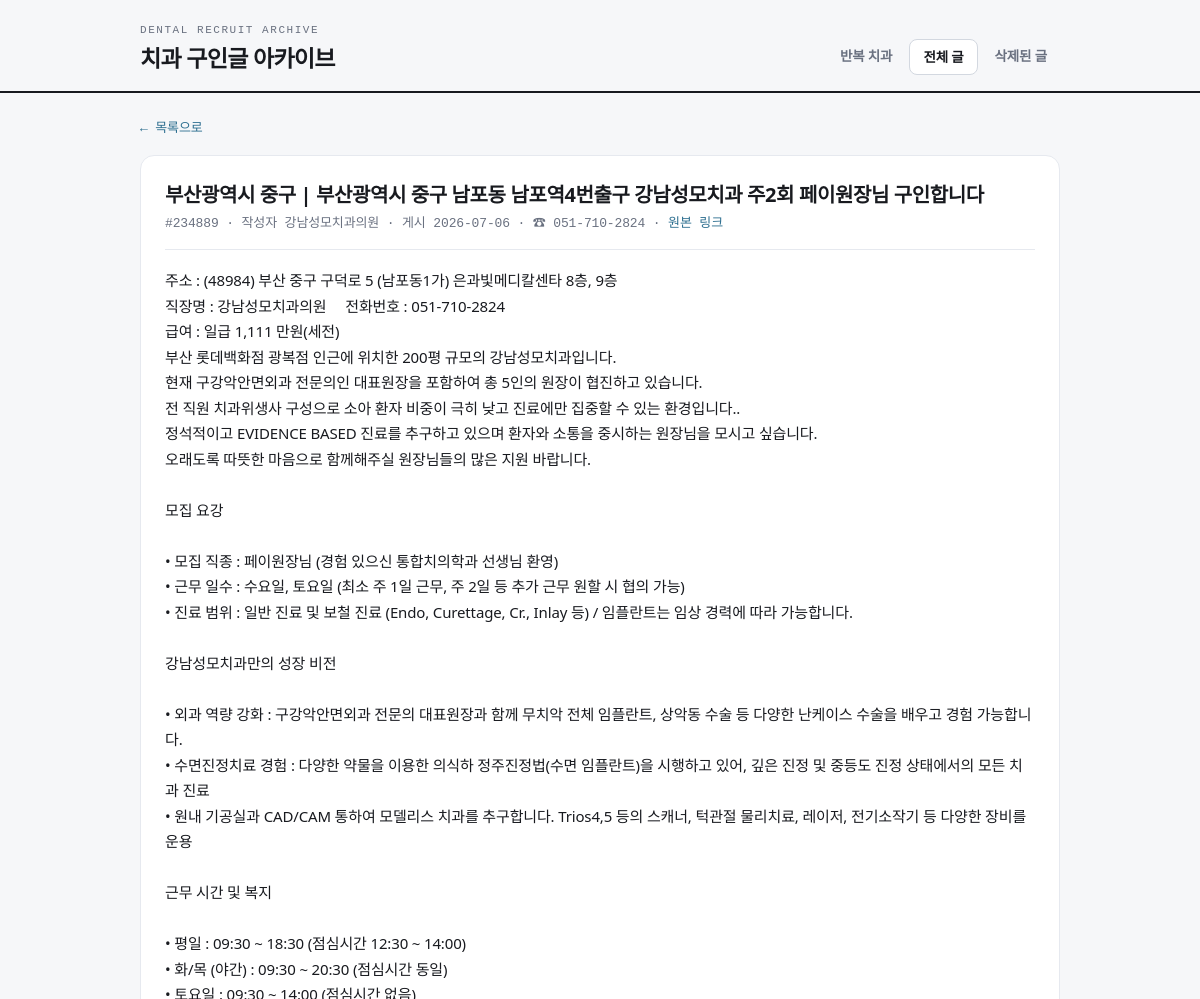
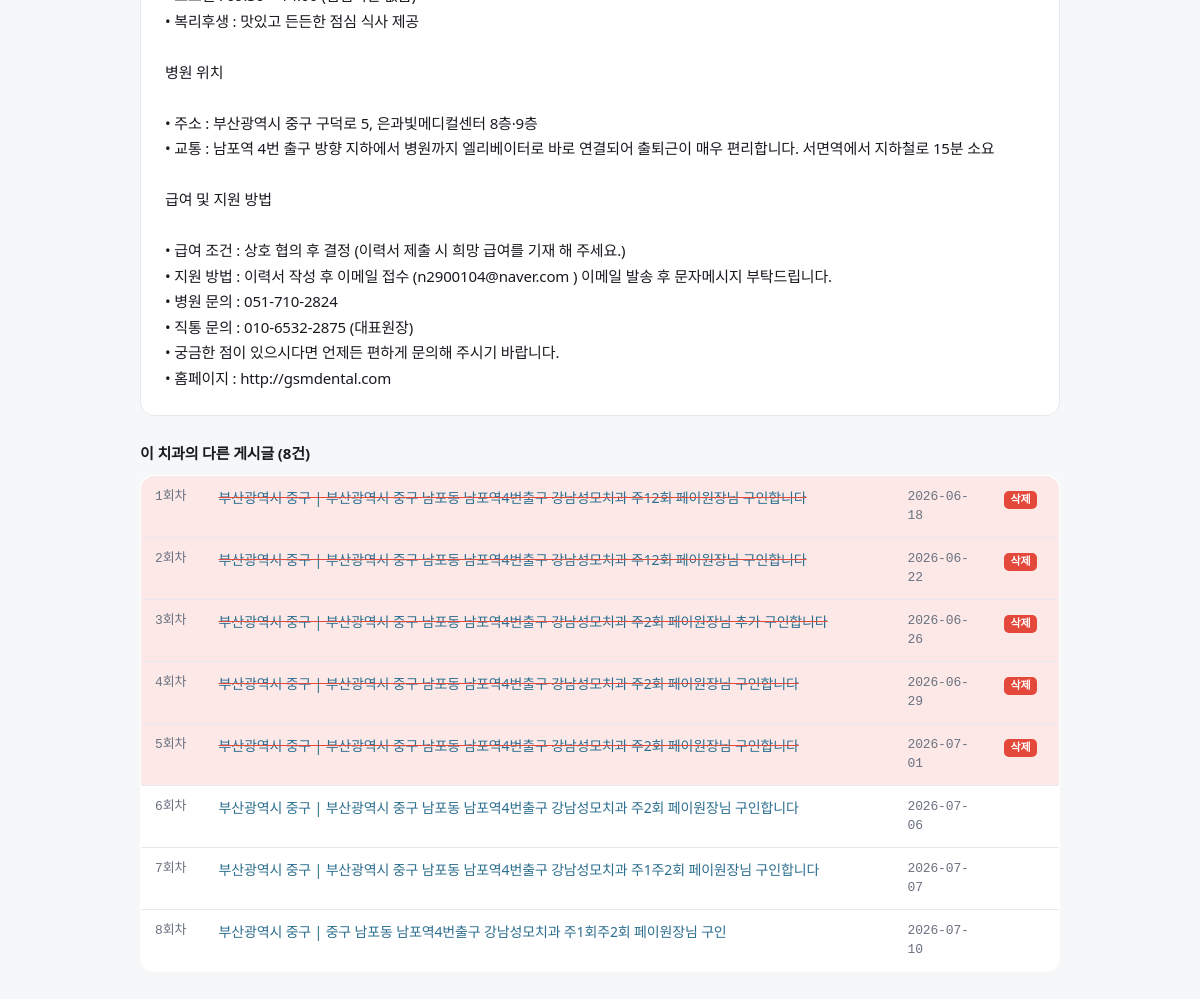
Before: /post/234889 with the older database file (2 pictures, top to bottom).
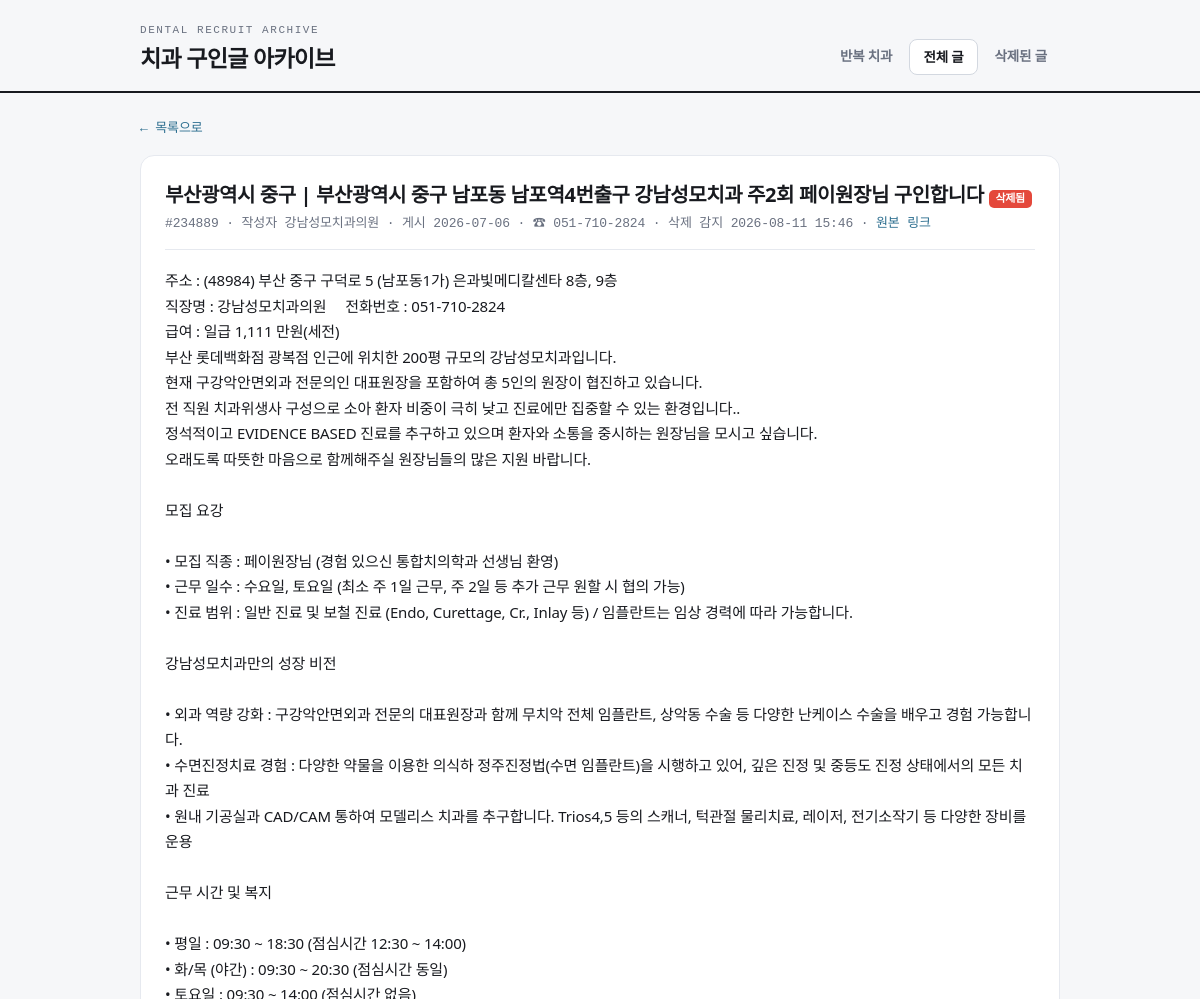
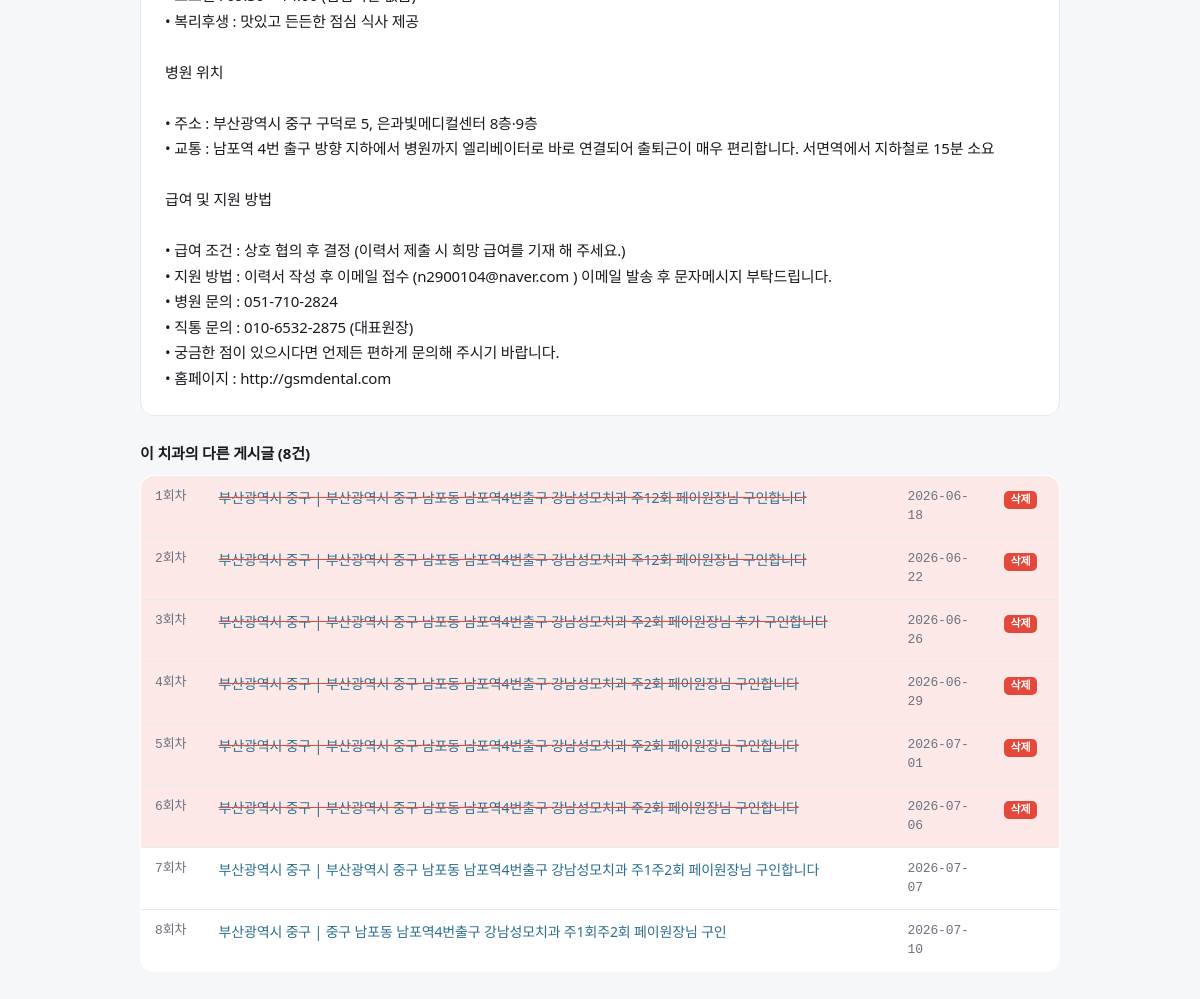
After: the same page with the newer database file (2 pictures, top to bottom).
### tables this page shows
CREATE TABLE posts (
    no            INTEGER PRIMARY KEY,   -- 게시판 글 번호 (고유)
    category      TEXT,                  -- 구분: 구인 / 구직 / 양도
    title         TEXT,
    author        TEXT,
    posted_raw    TEXT,                  -- 게시판이 보여주는 날짜 원문
    posted_at     TEXT,                  -- 파싱한 ISO 날짜 (가능한 경우)
    views         INTEGER,
    url           TEXT,
    content       TEXT,                  -- 상세 본문
    phone         TEXT,                  -- 본문에서 추출한 대표 전화번호(숫자만)
    phone_display TEXT,                  -- 보기용 전화번호
    clinic_key    TEXT,                  -- 치과 식별키 (전화 우선, 없으면 제목 시그니처)
    key_kind      TEXT,                  -- 'phone' | 'title' | 'author'
    title_sig     TEXT,                  -- 제목 정규화 시그니처
    first_seen    TEXT,                  -- 우리 크롤러가 처음 발견한 시각
    last_seen     TEXT,                  -- 살아있는 것으로 마지막 확인한 시각
    is_deleted    INTEGER DEFAULT 0,     -- 삭제 감지 여부
    deleted_at    TEXT                   -- 삭제 감지 시각
);

### app.py (the view)
@app.route("/post/<int:no>")
def post_detail(no):
    with db.get_db() as conn:
        row = db.get_post(conn, no)
    if not row:
        abort(404)
    siblings = []
    for g in analyze.clinic_groups(min_posts=1, include_singletons=True):
        if g["key"] == row["clinic_key"]:
            siblings = g["posts"]
            break
    return render_template("post_detail.html", p=row, siblings=siblings)

### analyze.py (called while the page is built)
def _order_ts(p):
    return p.get("posted_at") or p.get("first_seen") or ""

### app.py (called while the page is built)
@app.template_filter("shortdt")
def shortdt(s):
    if not s:
        return "-"
    return str(s).replace("T", " ")[:16]

### db.py (called while the page is built)
@contextmanager
def get_db():
    conn = sqlite3.connect(config.DB_PATH)
    conn.row_factory = sqlite3.Row
    try:
        yield conn
        conn.commit()
    finally:
        conn.close()

def get_post(conn, no):
    row = conn.execute("SELECT * FROM posts WHERE no=?", (no,)).fetchone()
    return dict(row) if row else None

### templates/post_detail.html (shortened to what this page needs)
{% extends "base.html" %}
{% set active = 'posts' %}
{% block body %}
<a class="back" href="javascript:history.back()">← 목록으로</a>
<div class="detail">
  <h2>
    {{ p.title or '(제목 없음)' }}
    {% if p.is_deleted %}<span class="badge del">삭제됨</span>{% endif %}
  </h2>
  <div class="meta">
    #{{ p.no }} · 작성자 {{ p.author or '-' }} ·
    게시 {{ (p.posted_at or p.posted_raw or p.first_seen)|shortdt }}
    {% if p.phone_display %} · ☎ {{ p.phone_display }}{% endif %}
    {% if p.is_deleted %} · 삭제 감지 {{ p.deleted_at|shortdt }}{% endif %}
    · <a href="{{ p.url }}" target="_blank" rel="noopener">원본 링크</a>
  </div>
  {% if p.content %}
    <div class="body">{{ p.content }}</div>
  {% else %}
    <div class="body" style="color:var(--muted)">본문을 수집하지 못했습니다. 원본 링크를 확인하세요.</div>
  {% endif %}
</div>
{% if siblings|length > 1 %}
<h3 style="margin:26px 0 10px;font-size:15px">이 치과의 다른 게시글 ({{ siblings|length }}건)</h3>
<table class="posts">
  <tbody>
    {% for sib in siblings %}
    <tr class="{{ 'deleted' if sib.is_deleted }}">
      <td class="no" style="width:64px">{{ sib.repost_index }}회차</td>
      <td><a class="title" href="/post/{{ sib.no }}">{{ sib.title or '(제목 없음)' }}</a></td>
      <td class="no" style="width:96px">{{ (sib.posted_at or sib.first_seen)|shortdt }}</td>
      <td style="width:70px">
        {% if sib.is_deleted %}<span class="badge del">삭제</span>{% endif %}
      </td>
    </tr>
    {% endfor %}
  </tbody>
</table>
{% endif %}
{% endblock %}

### templates/base.html (shortened to what this page needs)
<!DOCTYPE html>
<html lang="ko">
<head>
</head>
<body>
<header class="top">
  <div class="top-in">
    <div class="brand">
      <span class="kicker">Dental Recruit Archive</span>
      <h1>치과 구인글 아카이브</h1>
    </div>
    <nav class="tabs">
      <a href="/" class="{{ 'on' if active=='clinics' }}">반복 치과</a>
      <a href="/posts" class="{{ 'on' if active=='posts' }}">전체 글</a>
      <a href="/posts?status=deleted" class="{{ 'on' if active=='deleted' }}">삭제된 글</a>
    </nav>
  </div>
</header>
<div class="wrap">
{% block body %}{% endblock %}
</div>
</body>
</html>

### templates/base.html (style rules this page uses)
:root { --paper:#F6F7F9; --card:#FFFFFF; --ink:#181A1F; --muted:#6A7180; --line:#E6E9EF; --line2:#D3D8E0; --alarm:#E4483B; --alarm-soft:#FCE9E7; --struct:#2C6E8F; --ok:#3A9B6E; --mono:ui-monospace,"SF Mono",Menlo,"JetBrains Mono",monospace; --sans:"Pretendard Variable",Pretendard,system-ui,sans-serif; }
* { box-sizing:border-box }
html { -webkit-text-size-adjust:100% }
body { margin:0;background:var(--paper);color:var(--ink);font-family:var(--sans); font-size:15px;line-height:1.5;letter-spacing:-.01em }
a { color:var(--struct);text-decoration:none }
.wrap { max-width:960px;margin:0 auto;padding:0 20px 80px }
header.top { border-bottom:2px solid var(--ink);margin-bottom:22px }
.top-in { max-width:960px;margin:0 auto;padding:22px 20px 16px; display:flex;justify-content:space-between;align-items:flex-end;gap:16px;flex-wrap:wrap }
.brand { display:flex;flex-direction:column;gap:2px }
.brand .kicker { font-family:var(--mono);font-size:11px;letter-spacing:.14em; text-transform:uppercase;color:var(--muted) }
.brand h1 { margin:0;font-size:23px;font-weight:800;letter-spacing:-.03em }
nav.tabs { display:flex;gap:4px }
nav.tabs a { font-size:13.5px;font-weight:600;color:var(--muted); padding:7px 13px;border-radius:8px }
nav.tabs a.on { color:var(--ink);background:var(--card);border:1px solid var(--line2) }
table.posts { width:100%;border-collapse:collapse;background:var(--card); border:1px solid var(--line);border-radius:14px;overflow:hidden }
table.posts th,table.posts td { padding:11px 14px;text-align:left; border-bottom:1px solid var(--line);font-size:14px;vertical-align:top }
table.posts tr:last-child td { border-bottom:none }
table.posts .no { font-family:var(--mono);color:var(--muted);font-size:13px }
tr.deleted { background:var(--alarm-soft) }
tr.deleted .title { text-decoration:line-through;text-decoration-color:var(--alarm) }
.badge { font-family:var(--mono);font-size:11px;font-weight:700;border-radius:5px; padding:1px 7px;display:inline-block }
.badge.del { background:var(--alarm);color:#fff }
.detail { background:var(--card);border:1px solid var(--line);border-radius:14px;padding:24px }
.detail h2 { margin:0 0 4px;font-size:20px;letter-spacing:-.02em }
.detail .meta { font-size:13px;color:var(--muted);font-family:var(--mono); margin-bottom:18px;padding-bottom:16px;border-bottom:1px solid var(--line) }
.detail .body { white-space:pre-wrap;line-height:1.7;font-size:15px }
.back { font-size:13px;font-family:var(--mono);display:inline-block;margin-bottom:16px }

Changed rows visible on the page:
changed posts "강남성모치과의원": is_deleted 0 → 1 (drawn); deleted_at|shortdt (not shown) → "2026-08-11 15:46"
Other visible differences:
text now shown: "삭제됨 · 삭제 감지"
